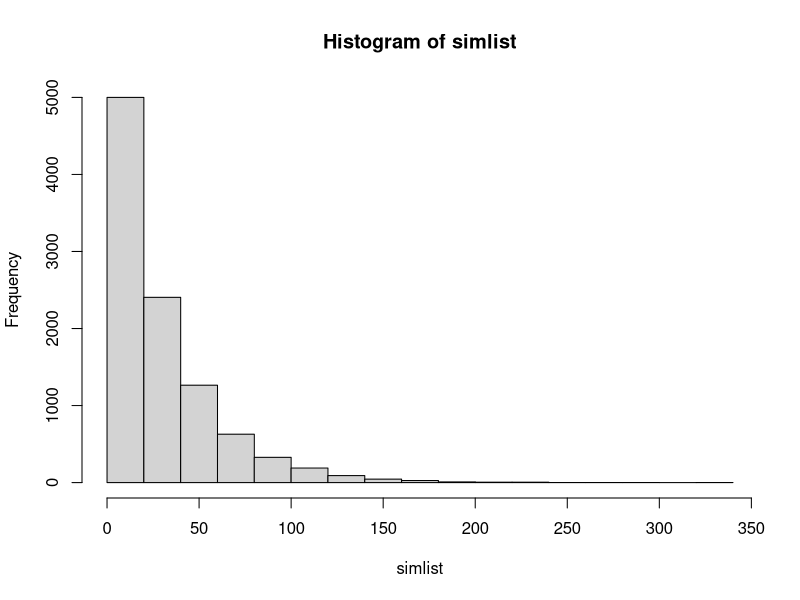

Generate this figure with R:
# dexp: desity function(pdf)
# pexp: cdf
# qexp: quantile
# rexp: generator

setwd("/Users/code/r/StochasticProcess/chapter/chapter1")
trial <- 10000
simlist <- rexp(trial, rate = 1 / 30)
png("./pic/exp.png")
hist(simlist)
sum(simlist <= 20) / trial

pexp(20, 1 / 30)